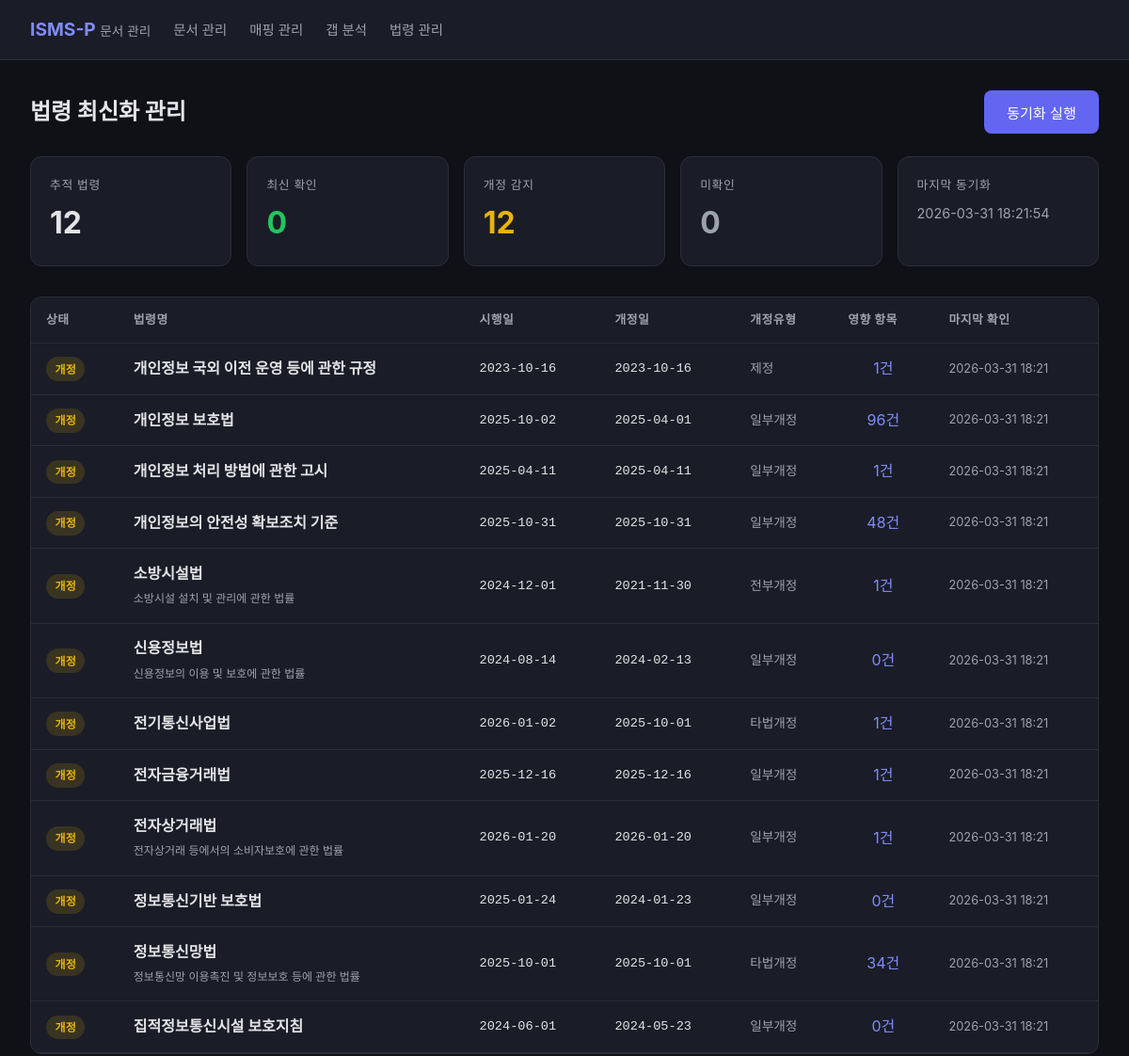
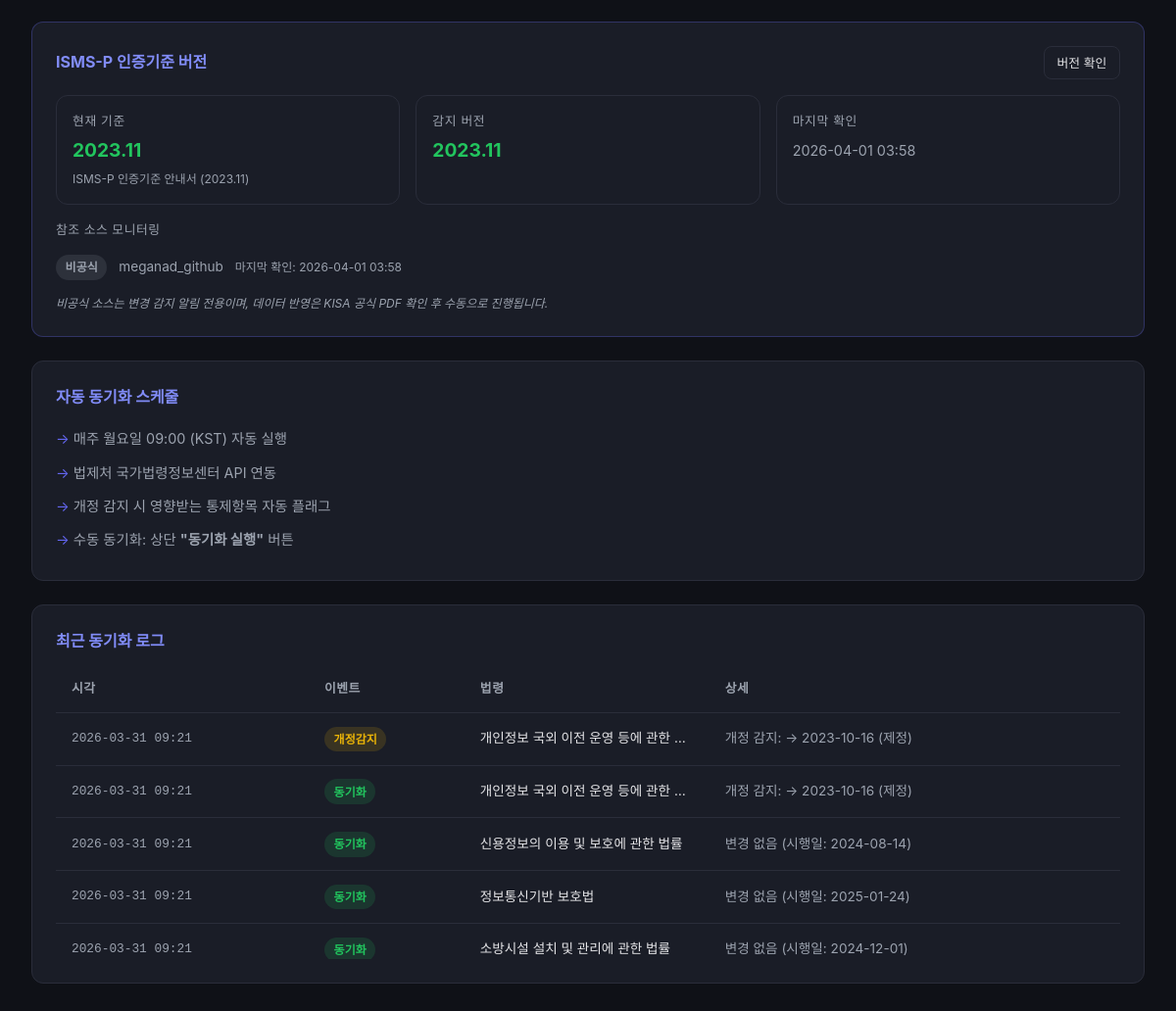
Page /laws on the committed database (2 pictures, top to bottom).
### tables this page shows
CREATE TABLE law_versions (
    id              INTEGER PRIMARY KEY AUTOINCREMENT,
    law_name        TEXT NOT NULL,                    -- 법령 정식명칭
    law_name_short  TEXT,                             -- 약칭 (정보통신망법 등)
    law_mst         TEXT,                             -- 법제처 법령ID (MST)
    law_type        TEXT,                             -- 법률/대통령령/부령/고시
    current_version TEXT,                             -- 현행 시행일자 (YYYY-MM-DD)
    amendment_date  TEXT,                             -- 최종 개정일자
    amendment_type  TEXT,                             -- 제개정구분 (일부개정/전부개정/타법개정)
    previous_version TEXT,                            -- 직전 시행일자
    status          TEXT DEFAULT 'active'
                    CHECK (status IN ('active','amended','deprecated','unknown')),
    last_synced     TEXT,                             -- 마지막 동기화 시각
    sync_result     TEXT,                             -- 최종 동기화 결과 메시지
    created_at      TEXT DEFAULT (datetime('now')),
    updated_at      TEXT DEFAULT (datetime('now')),
    UNIQUE(law_name)
);

CREATE TABLE isms_sync_logs (
    id         INTEGER PRIMARY KEY AUTOINCREMENT,
    item_code  TEXT,
    field      TEXT,
    event      TEXT NOT NULL,
    source     TEXT,
    detail     TEXT,
    created_at TEXT DEFAULT (datetime('now'))
);

CREATE TABLE law_sync_logs (
    id          INTEGER PRIMARY KEY AUTOINCREMENT,
    law_name    TEXT NOT NULL,
    event       TEXT NOT NULL,                        -- sync/amendment_detected/error
    detail      TEXT,
    created_at  TEXT DEFAULT (datetime('now'))
);

### app/main.py (the view)
@app.get("/laws", response_class=HTMLResponse)
async def law_management(request: Request):
    from app.law_sync import get_law_status_summary, get_sync_logs, ensure_law_tables
    from app.isms_sync import get_isms_sync_status, get_isms_sync_logs
    ensure_law_tables()
    summary = get_law_status_summary()
    logs = get_sync_logs(30)
    conn = get_conn()
    for law in summary["laws"]:
        name = law["law_name"]
        short = law.get("law_name_short") or name
        count = conn.execute(
            "SELECT COUNT(*) FROM isms_requirements WHERE related_laws LIKE ? OR related_laws LIKE ?",
            (f"%{name}%", f"%{short}%"),
        ).fetchone()[0]
        law["affected_items"] = count
    conn.close()
    isms_sync = get_isms_sync_status()
    isms_logs = get_isms_sync_logs(10)
    return templates.TemplateResponse("laws.html", {
        "request": request,
        "summary": summary,
        "logs": logs,
        "isms_sync": isms_sync,
        "isms_logs": isms_logs,
    })

### app/templates/laws.html (shortened to what this page needs)
{% extends "base.html" %}
{% block content %}
<div style="display: flex; justify-content: space-between; align-items: center; margin-bottom: 1.5rem;">
    <h1 style="font-size: 1.5rem;">법령 최신화 관리</h1>
    <form method="post" action="/laws/sync" style="display:inline;">
        <button type="submit" class="btn" onclick="this.disabled=true;this.textContent='동기화 중...';">
            동기화 실행
        </button>
    </form>
</div>
<div class="stat-row">
    <div class="stat-card">
        <div class="label">추적 법령</div>
        <div class="value">{{ summary.total }}</div>
    </div>
    <div class="stat-card">
        <div class="label">최신 확인</div>
        <div class="value green">{{ summary.active }}</div>
    </div>
    <div class="stat-card">
        <div class="label">개정 감지</div>
        <div class="value yellow">{{ summary.amended }}</div>
    </div>
    <div class="stat-card">
        <div class="label">미확인</div>
        <div class="value" style="color: var(--text-dim);">{{ summary.unknown }}</div>
    </div>
    <div class="stat-card">
        <div class="label">마지막 동기화</div>
        <div style="font-size:0.9rem; margin-top:0.5rem; color:var(--text-dim);">
            {{ summary.last_sync or '없음' }}
        </div>
    </div>
</div>
<div class="card" style="padding: 0; overflow: hidden;">
    <table>
        <thead>
            <tr>
                <th>상태</th>
                <th>법령명</th>
                <th>시행일</th>
                <th>개정일</th>
                <th>개정유형</th>
                <th>영향 항목</th>
                <th>마지막 확인</th>
            </tr>
        </thead>
        <tbody>
            {% for law in summary.laws %}
            <tr>
                <td>
                    {% if law.status == 'active' %}
                        <span class="badge badge-ok">최신</span>
                    {% elif law.status == 'amended' %}
                        <span class="badge" style="background:rgba(234,179,8,0.15);color:var(--yellow);">개정</span>
                    {% elif law.status == 'deprecated' %}
                        <span class="badge badge-warn">폐지</span>
                    {% else %}
                        <span class="badge" style="background:rgba(156,163,175,0.15);color:var(--text-dim);">미확인</span>
                    {% endif %}
                </td>
                <td>
                    <a href="/laws/{{ law.law_name | urlencode }}/items"
                       style="color: var(--text); text-decoration: none;">
                        <strong>{{ law.law_name_short or law.law_name }}</strong>
                        {% if law.law_name_short and law.law_name_short != law.law_name %}
                        <br><span style="font-size: 0.75rem; color: var(--text-dim);">{{ law.law_name }}</span>
                        {% endif %}
                    </a>
                </td>
                <td style="font-family: monospace; font-size: 0.85rem;">
                    {{ law.current_version or '-' }}
                </td>
                <td style="font-family: monospace; font-size: 0.85rem;">
                    {{ law.amendment_date or '-' }}
                </td>
                <td style="font-size: 0.85rem; color: var(--text-dim);">
                    {{ law.amendment_type or '-' }}
                </td>
                <td style="text-align: center;">
                    <a href="/laws/{{ law.law_name | urlencode }}/items"
                       style="color: var(--accent-light); text-decoration: none;">
                        {{ law.affected_items }}건
                    </a>
                </td>
                <td style="font-size: 0.8rem; color: var(--text-dim);">
                    {{ law.last_synced[:16] if law.last_synced else '없음' }}
                </td>
            </tr>
            {% endfor %}
        </tbody>
    </table>
</div>
<div class="card" style="margin-top: 1.5rem; border-color: rgba(99,102,241,0.3);">
    <div style="display: flex; justify-content: space-between; align-items: center; margin-bottom: 1rem;">
        <h3 style="margin-bottom: 0;">ISMS-P 인증기준 버전</h3>
        <form method="post" action="/laws/isms-check" style="display:inline;">
            <button type="submit" class="btn btn-sm btn-outline"
                    onclick="this.disabled=true;this.textContent='확인 중...';">
                버전 확인
            </button>
        </form>
    </div>
    {% if isms_sync %}
    <div class="stat-row" style="margin-bottom: 1rem;">
        <div class="stat-card" style="padding: 1rem;">
            <div class="label">현재 기준</div>
            <div style="font-size: 1.2rem; font-weight: 700; margin-top: 0.25rem; color: var(--green);">
                {{ isms_sync.version.current }}
            </div>
            <div style="font-size: 0.75rem; color: var(--text-dim); margin-top: 0.25rem;">
                {{ isms_sync.version.guide_name }}
            </div>
        </div>
        <div class="stat-card" style="padding: 1rem;">
            <div class="label">감지 버전</div>
            <div style="font-size: 1.2rem; font-weight: 700; margin-top: 0.25rem;
                 color: {% if isms_sync.version.update_available %}var(--yellow){% else %}var(--green){% endif %};">
                {{ isms_sync.version.latest_detected or '미확인' }}
            </div>
        </div>
        <div class="stat-card" style="padding: 1rem;">
            <div class="label">마지막 확인</div>
            <div style="font-size: 0.9rem; margin-top: 0.5rem; color: var(--text-dim);">
                {{ isms_sync.version.last_checked[:16] if isms_sync.version.last_checked else '없음' }}
            </div>
        </div>
    </div>
    {% if isms_sync.reference_sources %}
    <div style="margin-top: 0.5rem;">
        <div style="font-size: 0.8rem; color: var(--text-dim); margin-bottom: 0.5rem; text-transform: uppercase; letter-spacing: 0.04em;">
            참조 소스 모니터링
        </div>
        {% for ref in isms_sync.reference_sources %}
        <div style="display: flex; align-items: center; gap: 0.75rem; padding: 0.4rem 0; font-size: 0.85rem;">
            <span class="badge" style="background:rgba(156,163,175,0.15);color:var(--text-dim);">비공식</span>
            <span style="color: var(--text-dim);">{{ ref.name }}</span>
            <span style="color: var(--text-dim); font-size: 0.75rem;">
                마지막 확인: {{ ref.last_checked[:16] if ref.last_checked else '없음' }}
            </span>
        </div>
        {% endfor %}
        <p style="font-size: 0.75rem; color: var(--text-dim); margin-top: 0.5rem; font-style: italic;">
            비공식 소스는 변경 감지 알림 전용이며, 데이터 반영은 KISA 공식 PDF 확인 후 수동으로 진행됩니다.
        </p>
    </div>
    {% endif %}
    {% else %}
    <p style="color: var(--text-dim); font-size: 0.9rem;">
        "버전 확인" 버튼을 클릭하여 KISA 인증기준 최신 버전을 확인하세요.
    </p>
    {% endif %}
</div>
<div class="card" style="margin-top: 1rem;">
    <h3>자동 동기화 스케줄</h3>
    <ul>
        <li>매주 월요일 09:00 (KST) 자동 실행</li>
        <li>법제처 국가법령정보센터 API 연동</li>
        <li>개정 감지 시 영향받는 통제항목 자동 플래그</li>
        <li>수동 동기화: 상단 <strong>"동기화 실행"</strong> 버튼</li>
    </ul>
</div>
{% if logs %}
<div class="card">
    <h3>최근 동기화 로그</h3>
    <div style="max-height: 300px; overflow-y: auto;">
        <table style="font-size: 0.85rem;">
            <thead>
                <tr>
                    <th>시각</th>
                    <th>이벤트</th>
                    <th>법령</th>
                    <th>상세</th>
                </tr>
            </thead>
            <tbody>
                {% for log in logs %}
                <tr>
                    <td style="white-space: nowrap; color: var(--text-dim); font-family: monospace; font-size: 0.8rem;">
                        {{ log.created_at[:16] }}
                    </td>
                    <td>
                        {% if log.event == 'amendment_detected' %}
                            <span class="badge" style="background:rgba(234,179,8,0.15);color:var(--yellow);">개정감지</span>
                        {% elif log.event == 'sync' %}
                            <span class="badge badge-ok">동기화</span>
                        {% elif log.event == 'error' %}
                            <span class="badge badge-warn">오류</span>
                        {% else %}
                            <span class="badge" style="background:rgba(99,102,241,0.12);color:var(--accent-light);">{{ log.event }}</span>
                        {% endif %}
                    </td>
                    <td style="max-width: 150px; overflow: hidden; text-overflow: ellipsis; white-space: nowrap;">
                        {{ log.law_name }}
                    </td>
                    <td style="color: var(--text-dim); max-width: 300px; overflow: hidden; text-overflow: ellipsis; white-space: nowrap;">
                        {{ log.detail or '' }}
                    </td>
                </tr>
                {% endfor %}
            </tbody>
        </table>
    </div>
</div>
{% endif %}
{% endblock %}

### app/templates/base.html (style rules this page uses)
:root { --bg: #0f1117; --surface: #1a1d27; --border: #2a2d3a; --text: #e4e4e7; --text-dim: #9ca3af; --accent: #6366f1; --accent-light: #818cf8; --green: #22c55e; --yellow: #eab308; --red: #ef4444; }
* { margin: 0; padding: 0; box-sizing: border-box; }
body { font-family: -apple-system, BlinkMacSystemFont, 'Segoe UI', sans-serif; background: var(--bg); color: var(--text); line-height: 1.6; }
.stat-row { display: grid; grid-template-columns: repeat(auto-fit, minmax(200px, 1fr)); gap: 1rem; margin-bottom: 2rem; }
.stat-card { background: var(--surface); border: 1px solid var(--border); border-radius: 12px; padding: 1.25rem; }
.stat-card .label { font-size: 0.8rem; color: var(--text-dim); text-transform: uppercase; letter-spacing: 0.05em; }
.stat-card .value { font-size: 2rem; font-weight: 700; margin-top: 0.25rem; }
.stat-card .value.green { color: var(--green); }
.stat-card .value.yellow { color: var(--yellow); }
.search-bar button, .btn { background: var(--accent); color: white; border: none; padding: 0.75rem 1.5rem; border-radius: 8px; font-size: 0.95rem; cursor: pointer; text-decoration: none; display: inline-block; }
.btn-sm { padding: 0.4rem 0.8rem; font-size: 0.8rem; }
.btn-outline { background: transparent; border: 1px solid var(--border); color: var(--text); }
table { width: 100%; border-collapse: collapse; }
th, td { text-align: left; padding: 0.85rem 1rem; border-bottom: 1px solid var(--border); }
th { background: var(--surface); font-size: 0.8rem; text-transform: uppercase; color: var(--text-dim); letter-spacing: 0.04em; position: sticky; top: 0; }
.badge { display: inline-block; padding: 0.2rem 0.6rem; border-radius: 9999px; font-size: 0.75rem; font-weight: 600; }
.badge-ok { background: rgba(34,197,94,0.15); color: var(--green); }
.card { background: var(--surface); border: 1px solid var(--border); border-radius: 12px; padding: 1.5rem; margin-bottom: 1.5rem; }
.card h3 { color: var(--accent-light); margin-bottom: 0.75rem; font-size: 1rem; }
.card ul { list-style: none; }
.card ul li { padding: 0.35rem 0; color: var(--text-dim); font-size: 0.9rem; }
.card ul li::before { content: "→ "; color: var(--accent); }

### rows in the picture
law_versions: last_synced "2026-03-31 18:21:54", status "개정", law_name_short "신용정보법", law_name "신용정보의 이용 및 보호에 관한 법률", current_version "2024-08-14", amendment_date "2024-02-13", amendment_type "일부개정", affected_items "0", last_synced "2026-03-31 18:21"
law_versions: status "개정", law_name_short "개인정보 국외 이전 운영 등에 관한 규정", current_version "2023-10-16", amendment_date "2023-10-16", amendment_type "제정", affected_items "1", last_synced "2026-03-31 18:21"
law_versions: status "개정", law_name_short "개인정보 보호법", current_version "2025-10-02", amendment_date "2025-04-01", amendment_type "일부개정", affected_items "96", last_synced "2026-03-31 18:21"
law_versions: status "개정", law_name_short "개인정보 처리 방법에 관한 고시", current_version "2025-04-11", amendment_date "2025-04-11", amendment_type "일부개정", affected_items "1", last_synced "2026-03-31 18:21"
law_versions: status "개정", law_name_short "개인정보의 안전성 확보조치 기준", current_version "2025-10-31", amendment_date "2025-10-31", amendment_type "일부개정", affected_items "48", last_synced "2026-03-31 18:21"
law_versions: status "개정", law_name_short "소방시설법", law_name "소방시설 설치 및 관리에 관한 법률", current_version "2024-12-01", amendment_date "2021-11-30", amendment_type "전부개정", affected_items "1", last_synced "2026-03-31 18:21"
law_versions: status "개정", law_name_short "전기통신사업법", current_version "2026-01-02", amendment_date "2025-10-01", amendment_type "타법개정", affected_items "1", last_synced "2026-03-31 18:21"
law_versions: status "개정", law_name_short "전자금융거래법", current_version "2025-12-16", amendment_date "2025-12-16", amendment_type "일부개정", affected_items "1", last_synced "2026-03-31 18:21"
law_versions: status "개정", law_name_short "전자상거래법", law_name "전자상거래 등에서의 소비자보호에 관한 법률", current_version "2026-01-20", amendment_date "2026-01-20", amendment_type "일부개정", affected_items "1", last_synced "2026-03-31 18:21"
law_versions: status "개정", law_name_short "정보통신기반 보호법", current_version "2025-01-24", amendment_date "2024-01-23", amendment_type "일부개정", affected_items "0", last_synced "2026-03-31 18:21"
law_versions: status "개정", law_name_short "정보통신망법", law_name "정보통신망 이용촉진 및 정보보호 등에 관한 법률", current_version "2025-10-01", amendment_date "2025-10-01", amendment_type "타법개정", affected_items "34", last_synced "2026-03-31 18:21"
law_versions: status "개정", law_name_short "집적정보통신시설 보호지침", current_version "2024-06-01", amendment_date "2024-05-23", amendment_type "일부개정", affected_items "0", last_synced "2026-03-31 18:21"
isms_sync_logs: version "2026-04-01 03:58"
isms_sync_logs: name "meganad_github", created_at "2026-04-01 03:58"
law_sync_logs: created_at "2026-03-31 09:21", shows "개정감지", law_name "개인정보 국외 이전 운영 등에 관한…", detail "개정 감지: → 2023-10-16 (제정)"
law_sync_logs: created_at "2026-03-31 09:21", event "동기화", law_name "개인정보 국외 이전 운영 등에 관한…", detail "개정 감지: → 2023-10-16 (제정)"
law_sync_logs: created_at "2026-03-31 09:21", event "동기화", law_name "신용정보의 이용 및 보호에 관한 법률", detail "변경 없음 (시행일: 2024-08-14)"
law_sync_logs: created_at "2026-03-31 09:21", event "동기화", law_name "정보통신기반 보호법", detail "변경 없음 (시행일: 2025-01-24)"
law_sync_logs: created_at "2026-03-31 09:21", event "동기화", law_name "소방시설 설치 및 관리에 관한 법률", detail "변경 없음 (시행일: 2024-12-01)"

### other values in the picture
{{ summary.total }} "12"
{{ summary.active }} "0"
{{ summary.amended }} "12"
{{ summary.unknown }} "0"
{{ isms_sync.version.current }} "2023.11"
{{ isms_sync.version.guide_name }} "ISMS-P 인증기준 안내서 (2023.11)"
{{ isms_sync.version.latest_detected or '미확인' }} "2023.11"
